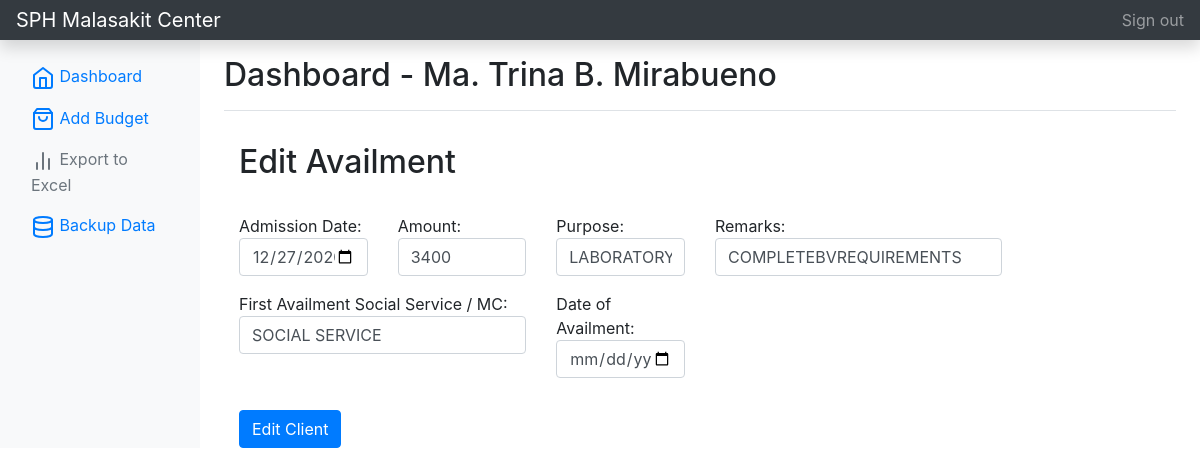
Page /editAvailment.php?id=6&avail_id=29&client_id=13 (signed in) on the committed database.
### tables this page shows
CREATE TABLE IF NOT EXISTS `listofavailment` (
  `id` int(10) unsigned NOT NULL AUTO_INCREMENT,
  `client_id` int(10) unsigned DEFAULT NULL,
  `user` varchar(50) DEFAULT NULL,
  `admissiondate` varchar(50) DEFAULT NULL,
  `amount` varchar(50) DEFAULT NULL,
  `purpose` varchar(255) DEFAULT NULL,
  `remarks` varchar(255) DEFAULT NULL,
  `firstavailment` varchar(50) DEFAULT NULL,
  `dateofavailment` varchar(50) DEFAULT NULL,
  `status` varchar(50) DEFAULT ' ',
  PRIMARY KEY (`id`)
);

### editAvailment.php (the view, shortened to what this page needs)
<?php
include_once('connection.php');
if (isset($_SESSION['loggedin'])) {
?>
<!doctype html>
<html lang="en">
  <head>
<link href="./assets/css/bootstrap.min.css" rel="stylesheet">
    <link href="./assets/css/bootstrap.min2.css" rel="stylesheet">
  </head>
  <body>
    <nav class="navbar navbar-dark sticky-top bg-dark flex-md-nowrap p-0 shadow">
  <a class="navbar-brand col-md-3 col-lg-2 mr-0 px-3" href="home.php?id=<?php echo $_GET['id'] ?>">SPH Malasakit Center</a>
  <ul class="navbar-nav px-3">
    <li class="nav-item text-nowrap">
      <a class="nav-link" href="logout.php">Sign out</a>
    </li>
  </ul>
</nav>
<div class="container-fluid">
  <div class="row">
  <?php include 'sidebar.php';?>
    <main role="main" class="col-md-9 ml-sm-auto col-lg-10 px-md-4">
      <div class="d-flex justify-content-between flex-wrap flex-md-nowrap align-items-center pt-3 pb-2 mb-3 border-bottom">
        <h1 class="h2">Dashboard - <?php echo $_SESSION['user_fullname'] ?></h1>
      </div>
    <?php
    $avail_id=$_GET['avail_id'];
       $sql = "SELECT * FROM listofavailment WHERE id = $avail_id";
           $result = mysqli_query($conn, $sql);
           if (mysqli_num_rows($result) > 0) {
               while ($row = mysqli_fetch_assoc($result)) {
                   $admissiondate = $row['admissiondate'];
                   $amount = $row['amount'];
                   $purpose = $row['purpose'];
                   $remarks = $row['remarks'];
                   $firstavailment = $row['firstavailment'];
                   $dateofavailment = $row['dateofavailment'];
               }
           }
    ?>
            <div class="container">
                <div class="d-flex justify-content-between flex-wrap flex-md-nowrap align-items-center pt-3 pb-2 mb-3 ">
                    <h1 class="h2">Edit Availment</h1>
                </div>
                    <form action="action.php?id=<?php echo $_GET['id'] ?>&avail_id=<?php echo $_GET['avail_id'] ?>&client_id=<?php echo $_GET['client_id'] ?>" method="POST">
                        <div class="row">
                            <div class="col-2">
                                <div class="form-group">
                                Admission Date:
                                    <input name="admissiondate" type="date" class="form-control" placeholder="Enter Admission Date" required value="<?php echo $admissiondate ?>">
                                </div>
                            </div>
                            <div class="col-2">
                                <div class="form-group">
                                Amount:
                                    <input name="amount" type="number" min="0" step=".01" class="form-control" placeholder="Enter Amount" required value="<?php echo $amount ?>">
                                </div>
                            </div>
                            <div class="col-2">
                                <div class="form-group">
                                Purpose:
                                    <input name="purpose" type="text" class="form-control" placeholder="Enter Purpose" value="<?php echo $purpose ?>">
                                </div>
                            </div>
                            <div class="col-4">
                                <div class="form-group">
                                Remarks:
                                    <input name="remarks" type="text" class="form-control" placeholder="Enter Remarks" value="<?php echo $remarks ?>">
                                </div>
                            </div>
                        </div>
                        <div class="row">
                            <div class="col-4">
                                <div class="form-group">
                                First Availment Social Service / MC:
                                    <input name="firstavailment" type="text" class="form-control" placeholder="Enter First Availment Social Service / MC" value="<?php echo $firstavailment ?>">
                                </div>
                            </div>
                            <div class="col-2">
                                <div class="form-group">
                                Date of Availment:
                                    <input name="dateofavailment" type="date" class="form-control" placeholder="Enter Date of Availment" value="<?php echo $dateofavailment ?>">
                                </div>
                            </div>
                        </div>
                        <button name="btnEditAvailment" type="submit" class="btn btn-primary">Edit Client</button>
                    </form>
            </div>
    </main>
  </div>
</div>
    </body>
</html>
<?php
} else {
    $url = "./index.php";
    $url = str_replace(PHP_EOL, '', $url);
    header("Location: $url");
}
?>

### rows in the picture
listofavailment: admissiondate "12/27/2020", amount "3400", purpose "LABORATORY", remarks "COMPLETEBVREQUIREMENTS", firstavailment "SOCIAL SERVICE"

### other values in the picture
$_SESSION['user_fullname'] "Ma. Trina B. Mirabueno"
